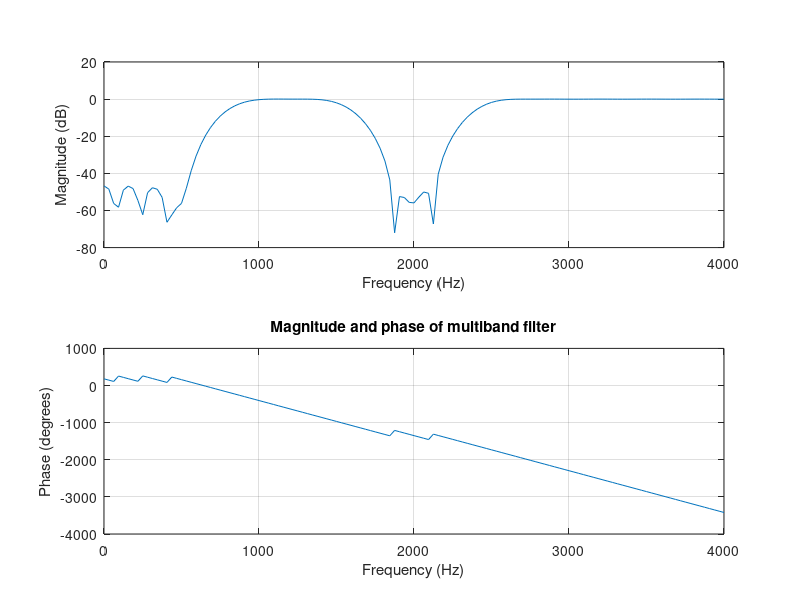
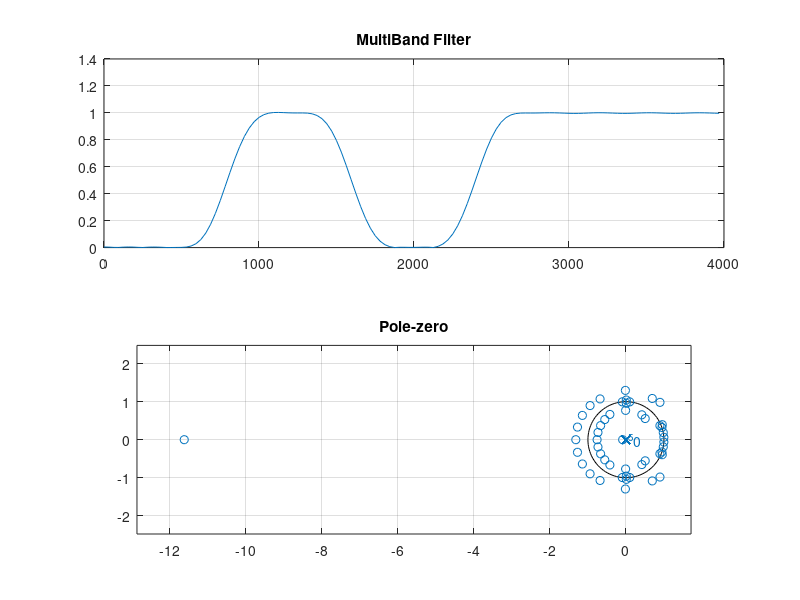

Reproduce these figures in MATLAB, in order.
n=50;
w=[0.2 0.4 0.6];
b=fir1(n,w);
freqz(b,1,128,8000);
grid on;
title('Magnitude and phase of multiband filter');

figure(2)
[h,w]=freqz(b,1,128,8000);
subplot(211);
plot(w,abs(h)); % Normalized Magnitude Plot
grid on;
title('MultiBand Filter');

subplot(212);
zplane(b,1);
grid on;
title('Pole-zero');